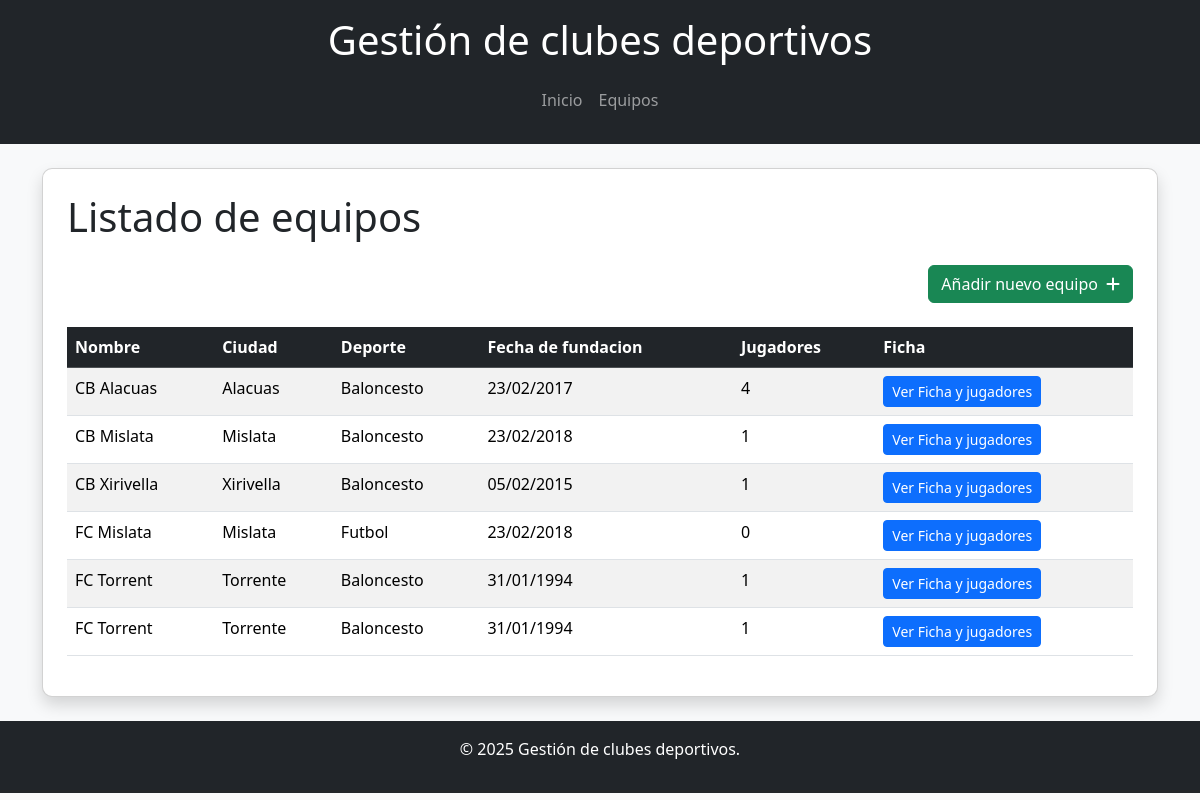
/equipos.php, run on the app's committed database.
### tables this page shows
CREATE TABLE `teams` (
  `id` int(11) NOT NULL,
  `name` varchar(100) NOT NULL,
  `city` varchar(100) DEFAULT NULL,
  `sport` enum('Futbol','Baloncesto','Volleyball','Otro') NOT NULL,
  `founded_date` date NOT NULL,
  `history` text DEFAULT NULL
);

### app/Controllers/TeamController.php (called while the page is built, shortened)
<?php
class TeamController {
    public function listTeams() {
        $teams = TeamModel::getAll();
        include __DIR__ . '/../Views/team-list.php';
    }
}

### app/Models/TeamModel.php (called while the page is built, shortened)
<?php
class TeamModel {
    public static function getAll(): array {
        $pdo = Database::getConnection();
        $stmt = $pdo->query("SELECT * FROM teams ORDER BY name");
        return $stmt->fetchAll(PDO::FETCH_ASSOC);
    }
}

### app/Views/team-list.php (the view)
<?php include __DIR__ . '/templates/header.php'; ?>
<h1>Listado de equipos</h1>
<div class="new_team text-end mb-4 mt-3">
    <a href="equipos.php?action=create" class="btn btn-success d-inline-flex align-items-center">
        Añadir nuevo equipo
        <i class="fa-solid fa-plus ms-2"></i>
    </a>
</div>
<table class="table table-striped">
    <thead class="table-dark">
        <tr>
            <th>Nombre</th>
            <th>Ciudad</th>
            <th>Deporte</th>
            <th>Fecha de fundacion</th>
            <th>Jugadores</th>
            <th>Ficha</th>
        </tr>
    </thead>
    <tbody>
        <?php foreach ($teams as $team) : ?>
            <tr>
                <td><?php echo htmlspecialchars($team['name']) ?></td>
                <td><?php echo htmlspecialchars($team['city'] ?? 'N/A') ?></td>
                <td><?php echo htmlspecialchars($team['sport']) ?></td>
                <td><?php echo htmlspecialchars(date("d/m/Y", strtotime($team['founded_date']))) ?></td>
                <td><?php echo $team['player_count']; ?></td>
                <td>
                    <a href="ficha.php?id=<?php echo htmlspecialchars($team['id']); ?>" class="btn btn-primary btn-sm">
                        Ver Ficha y jugadores
                    </a>
                </td>
            </tr>
        <?php endforeach; ?>
    </tbody>
</table>
<?php include __DIR__ . '/templates/footer.php'; ?>

### public/equipos.php (shortened to what this page needs)
<?php
$controller = new TeamController();
if ($_SERVER['REQUEST_METHOD'] === 'POST') {
    echo $controller->createTeam($_POST);
} elseif (isset($_GET['action']) && $_GET['action'] === 'create') {
    $controller->showCreateForm();
} else {
    $controller->listTeams();
}

### app/Views/templates/header.php (shortened to what this page needs)
<!DOCTYPE html>
<html lang="en">
<head>
    <link href="https://cdn.jsdelivr.net/npm/bootstrap@5.3.2/dist/css/bootstrap.min.css" rel="stylesheet">
    <link rel="stylesheet" href="https://cdnjs.cloudflare.com/ajax/libs/font-awesome/6.5.1/css/all.min.css">
    <link rel="stylesheet" href="../assets/css/styles.css">
</head>
<body>
<header class="bg-dark text-white py-3">
    <div class="container">
        <h1 class="text-center">Gestión de clubes deportivos</h1>
        <nav class="navbar navbar-expand-lg navbar-dark">
            <div class="container-fluid">
                <div class="collapse navbar-collapse justify-content-center" id="navbarNav">
                    <ul class="navbar-nav">
                        <li class="nav-item"><a class="nav-link" href="../public/index.php">Inicio</a></li>
                        <li class="nav-item"><a class="nav-link" href="../public/equipos.php">Equipos</a></li>
                    </ul>
                </div>
            </div>
        </nav>
    </div>
</header>
<main class="container my-4">
    <div class="card shadow p-4">

### app/Views/templates/footer.php (shortened to what this page needs)
    </div>
</main>
<footer class="bg-dark text-white text-center py-3 mt-4">
    <div class="container">
        <p>&copy; <?php echo date("Y"); ?> Gestión de clubes deportivos.</p>
    </div>
</footer>
</body>
</html>

### assets/css/styles.css (style rules this page uses)
body { background-color: #f8f9fa; }
.card { border-radius: 10px; }

### data on the page
teams: name "CB Alacuas", city "Alacuas", sport "Baloncesto", founded_date "23/02/2017", player_count "4"
teams: name "CB Mislata", city "Mislata", sport "Baloncesto", founded_date "23/02/2018", player_count "1"
teams: name "CB Xirivella", city "Xirivella", sport "Baloncesto", founded_date "05/02/2015", id "1"
teams: name "FC Mislata", city "Mislata", sport "Futbol", founded_date "23/02/2018", player_count "0"
teams: name "FC Torrent", city "Torrente", sport "Baloncesto", founded_date "31/01/1994", player_count "1"
